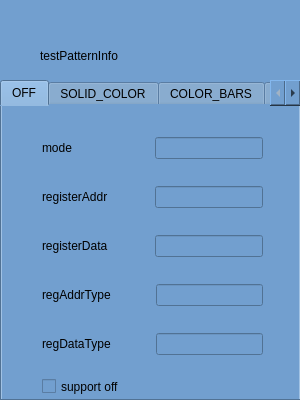
<?xml version="1.0" encoding="UTF-8"?>
<ui version="4.0">
 <class>TestPatternInfoConfig</class>
 <widget class="QWidget" name="TestPatternInfoConfig">
  <property name="geometry">
   <rect>
    <x>0</x>
    <y>0</y>
    <width>300</width>
    <height>400</height>
   </rect>
  </property>
  <property name="minimumSize">
   <size>
    <width>300</width>
    <height>400</height>
   </size>
  </property>
  <property name="maximumSize">
   <size>
    <width>300</width>
    <height>400</height>
   </size>
  </property>
  <property name="windowTitle">
   <string>Form</string>
  </property>
  <property name="styleSheet">
   <string notr="true">background-color: rgb(114, 159, 207);</string>
  </property>
  <widget class="QLabel" name="label">
   <property name="geometry">
    <rect>
     <x>40</x>
     <y>30</y>
     <width>231</width>
     <height>51</height>
    </rect>
   </property>
   <property name="styleSheet">
    <string notr="true">font: 28pt &quot;Sans Serif&quot;;</string>
   </property>
   <property name="text">
    <string>testPatternInfo</string>
   </property>
  </widget>
  <widget class="QTabWidget" name="tab_testPattern">
   <property name="geometry">
    <rect>
     <x>0</x>
     <y>80</y>
     <width>301</width>
     <height>321</height>
    </rect>
   </property>
   <property name="currentIndex">
    <number>0</number>
   </property>
   <widget class="QWidget" name="tab_OFF">
    <attribute name="title">
     <string>OFF</string>
    </attribute>
    <widget class="QWidget" name="layoutWidget">
     <property name="geometry">
      <rect>
       <x>40</x>
       <y>10</y>
       <width>221</width>
       <height>261</height>
      </rect>
     </property>
     <layout class="QVBoxLayout" name="verticalLayout">
      <item>
       <layout class="QHBoxLayout" name="horizontalLayout_2">
        <item>
         <widget class="QLabel" name="label_3">
          <property name="text">
           <string>mode</string>
          </property>
         </widget>
        </item>
        <item>
         <spacer name="horizontalSpacer_2">
          <property name="orientation">
           <enum>Qt::Horizontal</enum>
          </property>
          <property name="sizeHint" stdset="0">
           <size>
            <width>40</width>
            <height>20</height>
           </size>
          </property>
         </spacer>
        </item>
        <item>
         <widget class="QLineEdit" name="mode"/>
        </item>
       </layout>
      </item>
      <item>
       <layout class="QHBoxLayout" name="horizontalLayout_3">
        <item>
         <widget class="QLabel" name="label_4">
          <property name="text">
           <string>registerAddr</string>
          </property>
         </widget>
        </item>
        <item>
         <spacer name="horizontalSpacer_3">
          <property name="orientation">
           <enum>Qt::Horizontal</enum>
          </property>
          <property name="sizeHint" stdset="0">
           <size>
            <width>40</width>
            <height>20</height>
           </size>
          </property>
         </spacer>
        </item>
        <item>
         <widget class="QLineEdit" name="registerAddr"/>
        </item>
       </layout>
      </item>
      <item>
       <layout class="QHBoxLayout" name="horizontalLayout_4">
        <item>
         <widget class="QLabel" name="label_5">
          <property name="text">
           <string>registerData</string>
          </property>
         </widget>
        </item>
        <item>
         <spacer name="horizontalSpacer_4">
          <property name="orientation">
           <enum>Qt::Horizontal</enum>
          </property>
          <property name="sizeHint" stdset="0">
           <size>
            <width>40</width>
            <height>20</height>
           </size>
          </property>
         </spacer>
        </item>
        <item>
         <widget class="QLineEdit" name="registerData"/>
        </item>
       </layout>
      </item>
      <item>
       <layout class="QHBoxLayout" name="horizontalLayout_5">
        <item>
         <widget class="QLabel" name="label_6">
          <property name="text">
           <string>regAddrType</string>
          </property>
         </widget>
        </item>
        <item>
         <spacer name="horizontalSpacer_5">
          <property name="orientation">
           <enum>Qt::Horizontal</enum>
          </property>
          <property name="sizeHint" stdset="0">
           <size>
            <width>40</width>
            <height>20</height>
           </size>
          </property>
         </spacer>
        </item>
        <item>
         <widget class="QLineEdit" name="regAddrType"/>
        </item>
       </layout>
      </item>
      <item>
       <layout class="QHBoxLayout" name="horizontalLayout_6">
        <item>
         <widget class="QLabel" name="label_7">
          <property name="text">
           <string>regDataType</string>
          </property>
         </widget>
        </item>
        <item>
         <spacer name="horizontalSpacer_6">
          <property name="orientation">
           <enum>Qt::Horizontal</enum>
          </property>
          <property name="sizeHint" stdset="0">
           <size>
            <width>40</width>
            <height>20</height>
           </size>
          </property>
         </spacer>
        </item>
        <item>
         <widget class="QLineEdit" name="regDataType"/>
        </item>
       </layout>
      </item>
     </layout>
    </widget>
    <widget class="QCheckBox" name="isSupportOFF">
     <property name="geometry">
      <rect>
       <x>40</x>
       <y>270</y>
       <width>81</width>
       <height>21</height>
      </rect>
     </property>
     <property name="text">
      <string>support off</string>
     </property>
    </widget>
   </widget>
   <widget class="QWidget" name="tab_SOLID_COLOR">
    <attribute name="title">
     <string>SOLID_COLOR</string>
    </attribute>
    <widget class="QWidget" name="layoutWidget_2">
     <property name="geometry">
      <rect>
       <x>40</x>
       <y>10</y>
       <width>221</width>
       <height>261</height>
      </rect>
     </property>
     <layout class="QVBoxLayout" name="verticalLayout_2">
      <item>
       <layout class="QHBoxLayout" name="horizontalLayout_7">
        <item>
         <widget class="QLabel" name="label_8">
          <property name="text">
           <string>mode</string>
          </property>
         </widget>
        </item>
        <item>
         <spacer name="horizontalSpacer_7">
          <property name="orientation">
           <enum>Qt::Horizontal</enum>
          </property>
          <property name="sizeHint" stdset="0">
           <size>
            <width>40</width>
            <height>20</height>
           </size>
          </property>
         </spacer>
        </item>
        <item>
         <widget class="QLineEdit" name="mode_2"/>
        </item>
       </layout>
      </item>
      <item>
       <layout class="QHBoxLayout" name="horizontalLayout_8">
        <item>
         <widget class="QLabel" name="label_9">
          <property name="text">
           <string>registerAddr</string>
          </property>
         </widget>
        </item>
        <item>
         <spacer name="horizontalSpacer_8">
          <property name="orientation">
           <enum>Qt::Horizontal</enum>
          </property>
          <property name="sizeHint" stdset="0">
           <size>
            <width>40</width>
            <height>20</height>
           </size>
          </property>
         </spacer>
        </item>
        <item>
         <widget class="QLineEdit" name="registerAddr_2"/>
        </item>
       </layout>
      </item>
      <item>
       <layout class="QHBoxLayout" name="horizontalLayout_9">
        <item>
         <widget class="QLabel" name="label_10">
          <property name="text">
           <string>registerData</string>
          </property>
         </widget>
        </item>
        <item>
         <spacer name="horizontalSpacer_9">
          <property name="orientation">
           <enum>Qt::Horizontal</enum>
          </property>
          <property name="sizeHint" stdset="0">
           <size>
            <width>40</width>
            <height>20</height>
           </size>
          </property>
         </spacer>
        </item>
        <item>
         <widget class="QLineEdit" name="registerData_2"/>
        </item>
       </layout>
      </item>
      <item>
       <layout class="QHBoxLayout" name="horizontalLayout_10">
        <item>
         <widget class="QLabel" name="label_11">
          <property name="text">
           <string>regAddrType</string>
          </property>
         </widget>
        </item>
        <item>
         <spacer name="horizontalSpacer_10">
          <property name="orientation">
           <enum>Qt::Horizontal</enum>
          </property>
          <property name="sizeHint" stdset="0">
           <size>
            <width>40</width>
            <height>20</height>
           </size>
          </property>
         </spacer>
        </item>
        <item>
         <widget class="QLineEdit" name="regAddrType_2"/>
        </item>
       </layout>
      </item>
      <item>
       <layout class="QHBoxLayout" name="horizontalLayout_11">
        <item>
         <widget class="QLabel" name="label_12">
          <property name="text">
           <string>regDataType</string>
          </property>
         </widget>
        </item>
        <item>
         <spacer name="horizontalSpacer_11">
          <property name="orientation">
           <enum>Qt::Horizontal</enum>
          </property>
          <property name="sizeHint" stdset="0">
           <size>
            <width>40</width>
            <height>20</height>
           </size>
          </property>
         </spacer>
        </item>
        <item>
         <widget class="QLineEdit" name="regDataType_2"/>
        </item>
       </layout>
      </item>
     </layout>
    </widget>
    <widget class="QCheckBox" name="isSupportSOLID_COLOR">
     <property name="geometry">
      <rect>
       <x>40</x>
       <y>270</y>
       <width>111</width>
       <height>21</height>
      </rect>
     </property>
     <property name="text">
      <string>support solid color</string>
     </property>
    </widget>
   </widget>
   <widget class="QWidget" name="tab_COLOR_BARS">
    <attribute name="title">
     <string>COLOR_BARS</string>
    </attribute>
    <widget class="QWidget" name="layoutWidget_3">
     <property name="geometry">
      <rect>
       <x>40</x>
       <y>10</y>
       <width>221</width>
       <height>261</height>
      </rect>
     </property>
     <layout class="QVBoxLayout" name="verticalLayout_3">
      <item>
       <layout class="QHBoxLayout" name="horizontalLayout_12">
        <item>
         <widget class="QLabel" name="label_13">
          <property name="text">
           <string>mode</string>
          </property>
         </widget>
        </item>
        <item>
         <spacer name="horizontalSpacer_12">
          <property name="orientation">
           <enum>Qt::Horizontal</enum>
          </property>
          <property name="sizeHint" stdset="0">
           <size>
            <width>40</width>
            <height>20</height>
           </size>
          </property>
         </spacer>
        </item>
        <item>
         <widget class="QLineEdit" name="mode_3"/>
        </item>
       </layout>
      </item>
      <item>
       <layout class="QHBoxLayout" name="horizontalLayout_13">
        <item>
         <widget class="QLabel" name="label_14">
          <property name="text">
           <string>registerAddr</string>
          </property>
         </widget>
        </item>
        <item>
         <spacer name="horizontalSpacer_13">
          <property name="orientation">
           <enum>Qt::Horizontal</enum>
          </property>
          <property name="sizeHint" stdset="0">
           <size>
            <width>40</width>
            <height>20</height>
           </size>
          </property>
         </spacer>
        </item>
        <item>
         <widget class="QLineEdit" name="registerAddr_3"/>
        </item>
       </layout>
      </item>
      <item>
       <layout class="QHBoxLayout" name="horizontalLayout_14">
        <item>
         <widget class="QLabel" name="label_15">
          <property name="text">
           <string>registerData</string>
          </property>
         </widget>
        </item>
        <item>
         <spacer name="horizontalSpacer_14">
          <property name="orientation">
           <enum>Qt::Horizontal</enum>
          </property>
          <property name="sizeHint" stdset="0">
           <size>
            <width>40</width>
            <height>20</height>
           </size>
          </property>
         </spacer>
        </item>
        <item>
         <widget class="QLineEdit" name="registerData_3"/>
        </item>
       </layout>
      </item>
      <item>
       <layout class="QHBoxLayout" name="horizontalLayout_15">
        <item>
         <widget class="QLabel" name="label_16">
          <property name="text">
           <string>regAddrType</string>
          </property>
         </widget>
        </item>
        <item>
         <spacer name="horizontalSpacer_15">
          <property name="orientation">
           <enum>Qt::Horizontal</enum>
          </property>
          <property name="sizeHint" stdset="0">
           <size>
            <width>40</width>
            <height>20</height>
           </size>
          </property>
         </spacer>
        </item>
        <item>
         <widget class="QLineEdit" name="regAddrType_3"/>
        </item>
       </layout>
      </item>
      <item>
       <layout class="QHBoxLayout" name="horizontalLayout_16">
        <item>
         <widget class="QLabel" name="label_17">
          <property name="text">
           <string>regDataType</string>
          </property>
         </widget>
        </item>
        <item>
         <spacer name="horizontalSpacer_16">
          <property name="orientation">
           <enum>Qt::Horizontal</enum>
          </property>
          <property name="sizeHint" stdset="0">
           <size>
            <width>40</width>
            <height>20</height>
           </size>
          </property>
         </spacer>
        </item>
        <item>
         <widget class="QLineEdit" name="regDataType_3"/>
        </item>
       </layout>
      </item>
     </layout>
    </widget>
    <widget class="QCheckBox" name="isSupportCOLOR_BARS">
     <property name="geometry">
      <rect>
       <x>40</x>
       <y>270</y>
       <width>111</width>
       <height>21</height>
      </rect>
     </property>
     <property name="text">
      <string>support color bars</string>
     </property>
    </widget>
   </widget>
   <widget class="QWidget" name="tab_PN9">
    <attribute name="title">
     <string>PN9</string>
    </attribute>
    <widget class="QWidget" name="layoutWidget_4">
     <property name="geometry">
      <rect>
       <x>40</x>
       <y>10</y>
       <width>221</width>
       <height>261</height>
      </rect>
     </property>
     <layout class="QVBoxLayout" name="verticalLayout_4">
      <item>
       <layout class="QHBoxLayout" name="horizontalLayout_17">
        <item>
         <widget class="QLabel" name="label_18">
          <property name="text">
           <string>mode</string>
          </property>
         </widget>
        </item>
        <item>
         <spacer name="horizontalSpacer_17">
          <property name="orientation">
           <enum>Qt::Horizontal</enum>
          </property>
          <property name="sizeHint" stdset="0">
           <size>
            <width>40</width>
            <height>20</height>
           </size>
          </property>
         </spacer>
        </item>
        <item>
         <widget class="QLineEdit" name="mode_4"/>
        </item>
       </layout>
      </item>
      <item>
       <layout class="QHBoxLayout" name="horizontalLayout_18">
        <item>
         <widget class="QLabel" name="label_19">
          <property name="text">
           <string>registerAddr</string>
          </property>
         </widget>
        </item>
        <item>
         <spacer name="horizontalSpacer_18">
          <property name="orientation">
           <enum>Qt::Horizontal</enum>
          </property>
          <property name="sizeHint" stdset="0">
           <size>
            <width>40</width>
            <height>20</height>
           </size>
          </property>
         </spacer>
        </item>
        <item>
         <widget class="QLineEdit" name="registerAddr_4"/>
        </item>
       </layout>
      </item>
      <item>
       <layout class="QHBoxLayout" name="horizontalLayout_19">
        <item>
         <widget class="QLabel" name="label_20">
          <property name="text">
           <string>registerData</string>
          </property>
         </widget>
        </item>
        <item>
         <spacer name="horizontalSpacer_19">
          <property name="orientation">
           <enum>Qt::Horizontal</enum>
          </property>
          <property name="sizeHint" stdset="0">
           <size>
            <width>40</width>
            <height>20</height>
           </size>
          </property>
         </spacer>
        </item>
        <item>
         <widget class="QLineEdit" name="registerData_4"/>
        </item>
       </layout>
      </item>
      <item>
       <layout class="QHBoxLayout" name="horizontalLayout_20">
        <item>
         <widget class="QLabel" name="label_21">
          <property name="text">
           <string>regAddrType</string>
          </property>
         </widget>
        </item>
        <item>
         <spacer name="horizontalSpacer_20">
          <property name="orientation">
           <enum>Qt::Horizontal</enum>
          </property>
          <property name="sizeHint" stdset="0">
           <size>
            <width>40</width>
            <height>20</height>
           </size>
          </property>
         </spacer>
        </item>
        <item>
         <widget class="QLineEdit" name="regAddrType_4"/>
        </item>
       </layout>
      </item>
      <item>
       <layout class="QHBoxLayout" name="horizontalLayout_21">
        <item>
         <widget class="QLabel" name="label_22">
          <property name="text">
           <string>regDataType</string>
          </property>
         </widget>
        </item>
        <item>
         <spacer name="horizontalSpacer_21">
          <property name="orientation">
           <enum>Qt::Horizontal</enum>
          </property>
          <property name="sizeHint" stdset="0">
           <size>
            <width>40</width>
            <height>20</height>
           </size>
          </property>
         </spacer>
        </item>
        <item>
         <widget class="QLineEdit" name="regDataType_4"/>
        </item>
       </layout>
      </item>
     </layout>
    </widget>
    <widget class="QCheckBox" name="isSupportPN9">
     <property name="geometry">
      <rect>
       <x>40</x>
       <y>270</y>
       <width>81</width>
       <height>21</height>
      </rect>
     </property>
     <property name="text">
      <string>support pn9</string>
     </property>
    </widget>
   </widget>
  </widget>
 </widget>
 <resources/>
 <connections/>
</ui>
